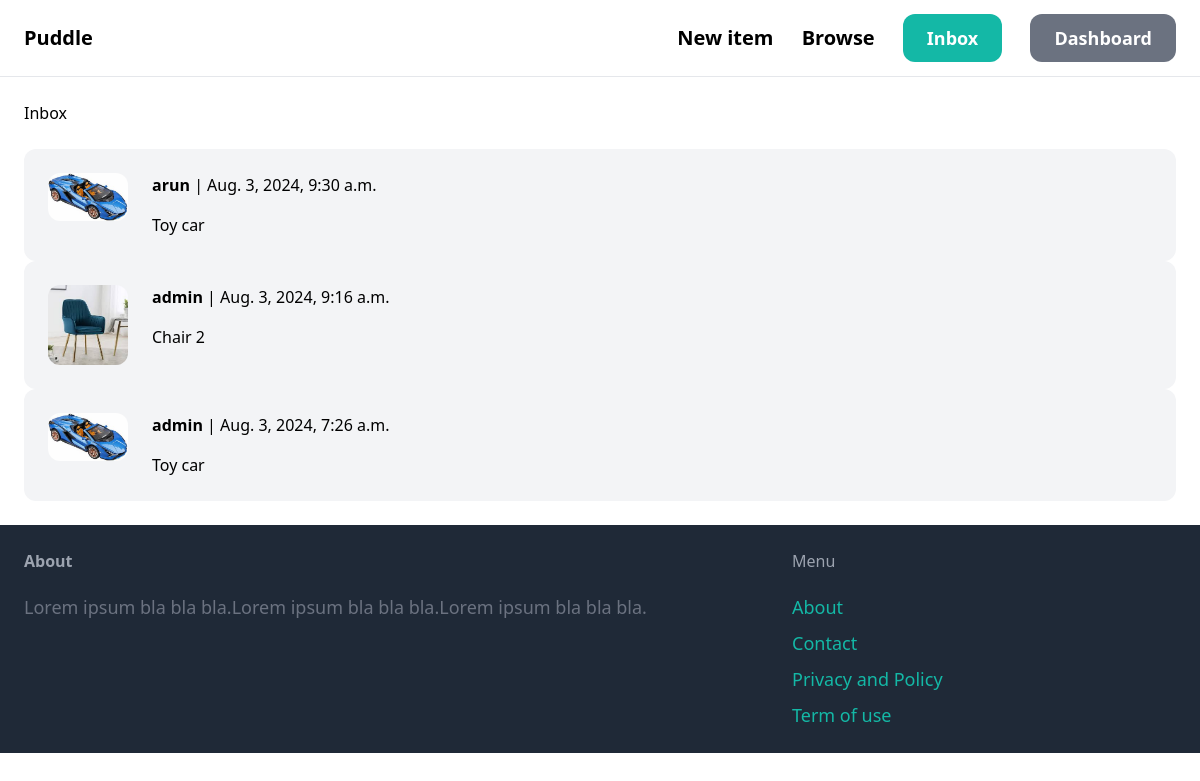
Screenshot of /inbox/ (signed in) with the database file from the repository.
### conversation/models.py (models this page shows)
class Conversation(models.Model):
    item = models.ForeignKey(Item, related_name='conversations', on_delete=models.CASCADE)
    members = models.ManyToManyField(User, related_name='conversations')
    created_at = models.DateTimeField(auto_now_add=True)
    modified_at = models.DateTimeField(auto_now=True)
    class Meta:
        ordering = ('-modified_at',)

### item/models.py (models this page shows, shortened)
class Item(models.Model):
    category=models.ForeignKey(Category, related_name='items', on_delete=models.CASCADE)
    name=models.CharField(max_length=255)
    description=models.TextField(blank=True, null=True)
    price=models.FloatField()
    image=models.ImageField(upload_to='item_images',blank=True,null=True)
    is_sold=models.BooleanField(default=False)
    created_by=models.ForeignKey(User, related_name='items', on_delete=models.CASCADE)
    created_at=models.DateTimeField(auto_now_add=True)

### conversation/views.py (the view)
# urls.py: path('', views.inbox, name='inbox'),
@login_required
def inbox(request):
    conversations = Conversation.objects.filter(members__in=[request.user.id])
    return render(request, 'conversation/inbox.html', {
        'conversations': conversations
    })

### conversation/templates/conversation/inbox.html (shortened to what this page needs)
{% extends 'core/base.html' %}
{% block content %}
<h1 class="mb-6" text="text-3xl">Inbox</h1>
<div class="space-y-6">
    {% for conversation in conversations %}
        <a href="{% url 'conversation:detail' conversation.id %}">
            <div class="p-6 flex bg-gray-100 rounded-xl">
                <div class="pr-6">
                    <img src="{{ conversation.item.image.url }}" class="w-20 rounded-xl">
                </div>
                <div>
                    {% for member in conversation.members.all %}
                        {% if member != request.user %}
                            <p class="mb-4"><strong>{{ member.username }}</strong> | {{ conversation.modified_at }}</p>
                            <p>{{ conversation.item.name }}</p>
                        {% endif %}
                    {% endfor %}
                </div>
            </div>
        </a>
    {% endfor %}
</div>
{% endblock %}

### rows the page displays
Conversation: item.image (picture), modified_at "Aug. 3, 2024, 9:30 a.m.", item.name "Toy car"
Conversation: item.image (picture), modified_at "Aug. 3, 2024, 9:16 a.m.", item.name "Chair 2"
Conversation: item.image (picture), modified_at "Aug. 3, 2024, 7:26 a.m.", item.name "Toy car"

### other values shown
{{ member.username }} "arun"
{{ member.username }} "admin"
